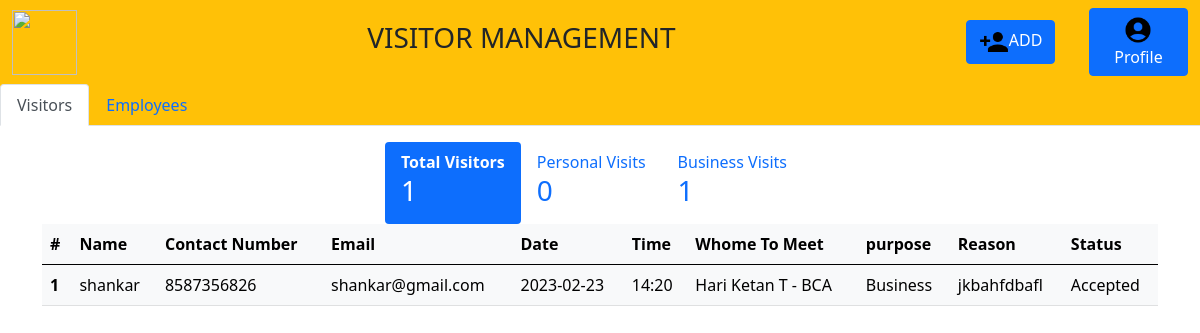
Screenshot of /FFdashboard (signed in) with the database file from the repository.
### tables this page shows
CREATE TABLE "register1" (
	"name"	TEXT,
	"contact_number"	INTEGER,
	"email"	TEXT,
	"date"	TEXT,
	"time"	TEXT,
	"whom_to_meet"	TEXT,
	"purpose"	TEXT,
	"reason"	TEXT,
	"photo"	TEXT,
	"status"	TEXT,
	"id"	INTEGER,
	"department"	TEXT,
	PRIMARY KEY("id" AUTOINCREMENT)
);

### app.py (the view)
@app.get("/FFdashboard", response_class=HTMLResponse)
def FFdashboard(request:Request):
    isLogin = request.session.get('isLogin')
    role = request.session.get('role')
    email = request.session.get('email')
    users = db.executeQueryWithParams("select * from users where email =?", [email,])[0]
    name = users['name']
    department = users['department']
    contact_number = users['contact_number']
    date_of_birth = users['date_of_birth']
    pfp = users['pfp']
    whom_to_meet = name + " - " + department
    if role == 1:
        conn = sqlite3.connect("app.db")
        cursor = conn.cursor()
        admin= cursor.execute("SELECT * FROM users where email=?", (email,))
        cursor.execute("SELECT COUNT(*) FROM register1 where whom_to_meet =?", (whom_to_meet,))
        total_visitors = cursor.fetchone()
        cursor.execute("SELECT COUNT(*) FROM register1 where whom_to_meet =? and purpose ='Personal'",(whom_to_meet,))
        visitors_personal = cursor.fetchone()
        cursor.execute("SELECT COUNT(*) FROM register1 where whom_to_meet =? and purpose ='Business'",(whom_to_meet,))
        visitors_business = cursor.fetchone()
        admin_meeting = db.executeQueryWithParams("select * from register1 where whom_to_meet =? order by id DESC", [whom_to_meet])
        admin_meeting_personal = db.executeQueryWithParams("select * from register1 where whom_to_meet =? and purpose =? order by id DESC", [whom_to_meet,"Personal"])
        admin_meeting_business = db.executeQueryWithParams("select * from register1 where whom_to_meet =? and purpose =? order by id DESC", [whom_to_meet,"Business"])
        orders = db.executeQuery("select * from register1 order by id DESC")
        return templates.TemplateResponse("FFdashboard.html",{"request":request, "orders": orders, "admin_meeting": admin_meeting, "admin_meeting_personal": admin_meeting_personal, "admin_meeting_business":  admin_meeting_business, "email":email, "admin": admin, "total_visitors":total_visitors[0], "visitors_personal": visitors_personal[0], "visitors_business":visitors_business[0], "name": name, "department": department, "date_of_birth": date_of_birth, "contact_number":contact_number, "pfp": pfp})
    else:
        return "Unauthorized Access"

### templates/FFdashboard.html (shortened to what this page needs)
<!doctype html>
<html lang="en">
  <head>
    <link href="https://cdn.jsdelivr.net/npm/bootstrap@5.0.2/dist/css/bootstrap.min.css" rel="stylesheet">
  </head>
  <body>
    <nav class="navbar navbar-expand-lg navbar-light bg-warning">
      <div class="container-fluid">
           <img src="/static/images/Logo.png" width="65" height="65"><h3>VISITOR MANAGEMENT</h3>
          <form class="d-flex">
            <div class="row align-items-center">
              <div class="col">
                <a href="/Fregister">
                <button type="button" class="btn btn-primary">
                <img src="/static/images/baseline_person_add_black_24dp.png" width="30" height="30">ADD</button>
                </a>
              </div>
              <div class="col">
                <button type="button" class="btn btn-primary" data-bs-toggle="modal" data-bs-target="#myModal">
                  <img src="/static/images/baseline_account_circle_black_24dp.png" width="30" height="30">
                  Profile
                  </button>
              </div>
            </div>
          </form>
      </div>
    </nav>
    <ul class="nav nav-tabs navbar-light bg-warning">
      <li class="nav-item">
        <a class="nav-link active" data-bs-toggle="tab" href="#Avisitors">Visitors</a>
      </li>
      <li class="nav-item">
        <a class="nav-link" href="/others">Employees</a>
      </li>
    </ul>
    <div class="tab-content">
      <div class="tab-pane container active" id="Avisitors">
        <div class="container mt-3">
          <div class="row">
             <ul class="nav nav-pills justify-content-center">
             <li class="nav-item">
               <a class="nav-link active" data-bs-toggle="tab" href="#Atotal"><b>Total Visitors</b><br><h3>{{ total_visitors }}</h3></a>
             </li>
             <li class="nav-item">
               <a class="nav-link" data-bs-toggle="tab" href="#Apersonal">Personal Visits<br><h3>{{ visitors_personal }}</h3></a>
             </li>
             <li class="nav-item">
               <a class="nav-link" data-bs-toggle="tab" href="#Abusiness">Business Visits<br><h3>{{ visitors_business }}</h3></a>
             </li>
            </ul>
          </div>
        </div>
      </div>
    </div>
      <div class="tab-content">
        <div class="tab-pane container active" id="Atotal">
          <div class="table-responsive">
            <table class="table table-light table-responsive">
              <thead>
                <tr>
                  <th scope="col">#</th>
                  <th>Name</th>
                  <th>Contact Number</th>
                  <th>Email</th>
                  <th>Date</th>
                  <th>Time</th>
                  <th>Whome To Meet</th>
                  <th>purpose</th>
                  <th>Reason</th>
                  <th>Status</th>
                </tr>
              </thead>
              <tbody>
                {% for meetings in admin_meeting %}
                    <tr>
                        <th scope="row">{{ loop.index }}</th>
                        <td>{{meetings.name}}</td>
                        <td>{{meetings.contact_number}}</td>
                        <td>{{meetings.email}}</td>
                        <td>{{meetings.date}}</td>
                        <td>{{meetings.time}}</td>
                        <td>{{meetings.whom_to_meet}}</td>
                        <td>{{meetings.purpose}}</td>
                        <td>{{meetings.reason}}</td>
                        {%if not meetings.status%}
                        <td>
                         <div class="btn-group" role="group" aria-label="Basic mixed styles example">
                          <form action="/Aauthorize?statuses=Accepted&id={{meetings.id}}" method="post">
                            <button type="submit" class="btn btn-success"><img src="/static/images/baseline_check_circle_black_24dp.png" width="23" height="23"></button>
                          </form>
                          <form action="/Aauthorize?statuses=Rejected&id={{meetings.id}}" method="post">
                            <button type="submit" class="btn btn-danger"><img src="/static/images/baseline_delete_black_24dp.png" width="23" height="23"></button>
                          </form>
                         </div>
                        </td>
                        {% elif meetings.status == "Accepted" %}
                        <td>
                          Accepted
                        </td>
                        {% else %}
                        <td>
                          Rejected
                        </td>
                        {% endif %}
                    </tr>
                    {% endfor %}
              </tbody>
            </table>
          </div>
        </div>
      </div>
  </body>
</html>

### rows the page displays
register1: name "shankar", contact_number "8587356826", email "shankar@gmail.com", date "2023-02-23", time "14:20", whom_to_meet "Hari Ketan T - BCA", purpose "Business", reason "jkbahfdbafl", status "Accepted"

### other values shown
{{ total_visitors }} "1"
{{ visitors_personal }} "0"
{{ visitors_business }} "1"
